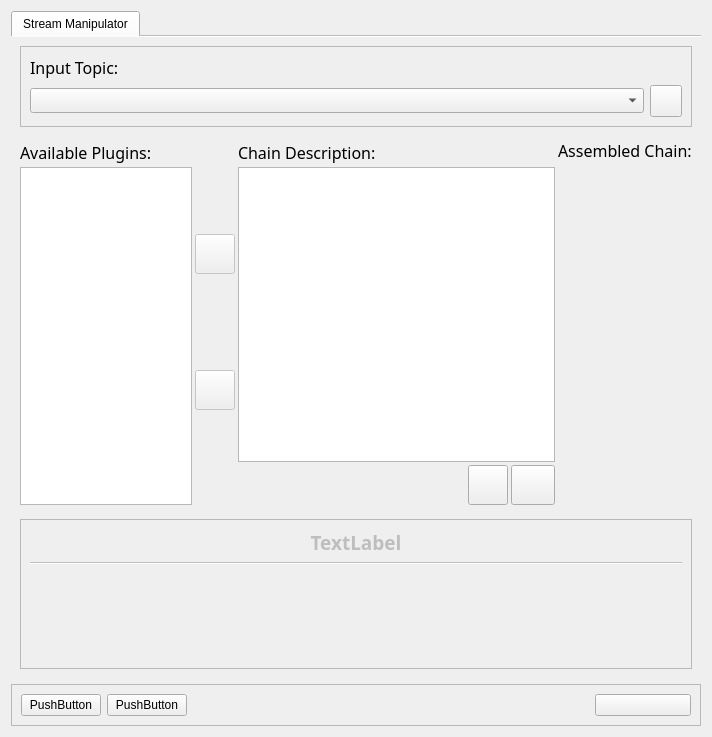
<?xml version="1.0" encoding="UTF-8"?>
<ui version="4.0">
 <class>StreamManipulatorWidget</class>
 <widget class="QWidget" name="StreamManipulatorWidget">
  <property name="enabled">
   <bool>true</bool>
  </property>
  <property name="geometry">
   <rect>
    <x>0</x>
    <y>0</y>
    <width>712</width>
    <height>737</height>
   </rect>
  </property>
  <property name="windowTitle">
   <string notr="true">Stream Manipulator 3D</string>
  </property>
  <layout class="QVBoxLayout" name="verticalLayout">
   <item>
    <widget class="QTabWidget" name="tabWidget">
     <property name="tabPosition">
      <enum>QTabWidget::North</enum>
     </property>
     <property name="tabShape">
      <enum>QTabWidget::Rounded</enum>
     </property>
     <property name="currentIndex">
      <number>0</number>
     </property>
     <property name="usesScrollButtons">
      <bool>true</bool>
     </property>
     <property name="documentMode">
      <bool>true</bool>
     </property>
     <property name="tabsClosable">
      <bool>false</bool>
     </property>
     <widget class="QWidget" name="sm3d_tab">
      <attribute name="title">
       <string>Stream Manipulator</string>
      </attribute>
      <layout class="QVBoxLayout" name="verticalLayout_2">
       <item>
        <widget class="QFrame" name="topF">
         <property name="frameShape">
          <enum>QFrame::StyledPanel</enum>
         </property>
         <property name="frameShadow">
          <enum>QFrame::Raised</enum>
         </property>
         <property name="lineWidth">
          <number>2</number>
         </property>
         <property name="midLineWidth">
          <number>2</number>
         </property>
         <layout class="QGridLayout" name="topGL">
          <item row="0" column="0">
           <widget class="QLabel" name="inputL_header">
            <property name="maximumSize">
             <size>
              <width>16777215</width>
              <height>32</height>
             </size>
            </property>
            <property name="font">
             <font>
              <family>Droid Sans</family>
              <pointsize>12</pointsize>
              <weight>50</weight>
              <bold>false</bold>
             </font>
            </property>
            <property name="text">
             <string>Input Topic:</string>
            </property>
           </widget>
          </item>
          <item row="1" column="0">
           <widget class="QComboBox" name="input_comboBox">
            <property name="font">
             <font>
              <family>Droid Sans</family>
             </font>
            </property>
            <property name="cursor">
             <cursorShape>IBeamCursor</cursorShape>
            </property>
            <property name="toolTip">
             <string>Chose input topic (all  sensor_msgs/PointCloud2 type are listed).</string>
            </property>
            <property name="editable">
             <bool>false</bool>
            </property>
            <property name="sizeAdjustPolicy">
             <enum>QComboBox::AdjustToContents</enum>
            </property>
           </widget>
          </item>
          <item row="1" column="1">
           <widget class="QPushButton" name="inputB_update">
            <property name="sizePolicy">
             <sizepolicy hsizetype="Fixed" vsizetype="Fixed">
              <horstretch>0</horstretch>
              <verstretch>0</verstretch>
             </sizepolicy>
            </property>
            <property name="minimumSize">
             <size>
              <width>32</width>
              <height>32</height>
             </size>
            </property>
            <property name="maximumSize">
             <size>
              <width>32</width>
              <height>32</height>
             </size>
            </property>
            <property name="toolTip">
             <string>Repopulate Input Topic List</string>
            </property>
            <property name="text">
             <string/>
            </property>
            <property name="icon">
             <iconset resource="../resources/resources.qrc">
              <normaloff>:/icons/refresh.png</normaloff>:/icons/refresh.png</iconset>
            </property>
            <property name="iconSize">
             <size>
              <width>32</width>
              <height>32</height>
             </size>
            </property>
           </widget>
          </item>
         </layout>
        </widget>
       </item>
       <item>
        <spacer name="spacer_top_central">
         <property name="orientation">
          <enum>Qt::Vertical</enum>
         </property>
         <property name="sizeType">
          <enum>QSizePolicy::Fixed</enum>
         </property>
         <property name="sizeHint" stdset="0">
          <size>
           <width>20</width>
           <height>8</height>
          </size>
         </property>
        </spacer>
       </item>
       <item>
        <layout class="QHBoxLayout" name="centralHL" stretch="20,1,37,2">
         <property name="spacing">
          <number>3</number>
         </property>
         <property name="sizeConstraint">
          <enum>QLayout::SetDefaultConstraint</enum>
         </property>
         <item>
          <layout class="QVBoxLayout" name="pluginVL" stretch="0,0">
           <item>
            <widget class="QLabel" name="pluginL_header">
             <property name="maximumSize">
              <size>
               <width>200</width>
               <height>16777215</height>
              </size>
             </property>
             <property name="font">
              <font>
               <family>Droid Sans</family>
               <pointsize>12</pointsize>
               <weight>50</weight>
               <bold>false</bold>
              </font>
             </property>
             <property name="text">
              <string>Available Plugins:</string>
             </property>
            </widget>
           </item>
           <item>
            <widget class="QListWidget" name="plugin_list">
             <property name="toolTip">
              <string>List of available plugins, use arrows to compose a chain description.</string>
             </property>
             <property name="editTriggers">
              <set>QAbstractItemView::NoEditTriggers</set>
             </property>
             <property name="tabKeyNavigation">
              <bool>true</bool>
             </property>
             <property name="showDropIndicator" stdset="0">
              <bool>false</bool>
             </property>
             <property name="dragEnabled">
              <bool>false</bool>
             </property>
             <property name="dragDropMode">
              <enum>QAbstractItemView::NoDragDrop</enum>
             </property>
             <property name="defaultDropAction">
              <enum>Qt::IgnoreAction</enum>
             </property>
             <property name="alternatingRowColors">
              <bool>true</bool>
             </property>
             <property name="selectionMode">
              <enum>QAbstractItemView::SingleSelection</enum>
             </property>
             <property name="selectionBehavior">
              <enum>QAbstractItemView::SelectRows</enum>
             </property>
             <property name="layoutMode">
              <enum>QListView::SinglePass</enum>
             </property>
             <property name="spacing">
              <number>1</number>
             </property>
             <property name="sortingEnabled">
              <bool>true</bool>
             </property>
            </widget>
           </item>
          </layout>
         </item>
         <item>
          <layout class="QVBoxLayout" name="controlVL">
           <item>
            <widget class="QPushButton" name="controlB_add">
             <property name="enabled">
              <bool>false</bool>
             </property>
             <property name="sizePolicy">
              <sizepolicy hsizetype="Fixed" vsizetype="Fixed">
               <horstretch>0</horstretch>
               <verstretch>0</verstretch>
              </sizepolicy>
             </property>
             <property name="minimumSize">
              <size>
               <width>40</width>
               <height>40</height>
              </size>
             </property>
             <property name="maximumSize">
              <size>
               <width>40</width>
               <height>40</height>
              </size>
             </property>
             <property name="toolTip">
              <string>Append selected Plugin to Chain Description.</string>
             </property>
             <property name="text">
              <string/>
             </property>
             <property name="icon">
              <iconset resource="../resources/resources.qrc">
               <normaloff>:/icons/left.png</normaloff>:/icons/left.png</iconset>
             </property>
             <property name="iconSize">
              <size>
               <width>32</width>
               <height>32</height>
              </size>
             </property>
            </widget>
           </item>
           <item>
            <widget class="QPushButton" name="controlB_del">
             <property name="enabled">
              <bool>false</bool>
             </property>
             <property name="sizePolicy">
              <sizepolicy hsizetype="Fixed" vsizetype="Fixed">
               <horstretch>0</horstretch>
               <verstretch>0</verstretch>
              </sizepolicy>
             </property>
             <property name="minimumSize">
              <size>
               <width>40</width>
               <height>40</height>
              </size>
             </property>
             <property name="maximumSize">
              <size>
               <width>40</width>
               <height>40</height>
              </size>
             </property>
             <property name="toolTip">
              <string>Remove selected Plugin from the Chain Description.</string>
             </property>
             <property name="text">
              <string/>
             </property>
             <property name="icon">
              <iconset resource="../resources/resources.qrc">
               <normaloff>:/icons/right.png</normaloff>:/icons/right.png</iconset>
             </property>
             <property name="iconSize">
              <size>
               <width>32</width>
               <height>32</height>
              </size>
             </property>
            </widget>
           </item>
          </layout>
         </item>
         <item>
          <layout class="QGridLayout" name="descriptionGL">
           <item row="1" column="1" colspan="3">
            <widget class="QListWidget" name="description_list">
             <property name="toolTip">
              <string>Chain of plugin description is a comma separated string of user assigned name and plugin name, i,e: &quot;MyCropbox, filters/cropbox&quot;. All user assigned names must be unique and Plugin name must exist</string>
             </property>
             <property name="tabKeyNavigation">
              <bool>true</bool>
             </property>
             <property name="dragEnabled">
              <bool>true</bool>
             </property>
             <property name="dragDropMode">
              <enum>QAbstractItemView::InternalMove</enum>
             </property>
             <property name="defaultDropAction">
              <enum>Qt::MoveAction</enum>
             </property>
             <property name="alternatingRowColors">
              <bool>true</bool>
             </property>
             <property name="selectionMode">
              <enum>QAbstractItemView::ExtendedSelection</enum>
             </property>
             <property name="selectionBehavior">
              <enum>QAbstractItemView::SelectItems</enum>
             </property>
             <property name="layoutMode">
              <enum>QListView::SinglePass</enum>
             </property>
             <property name="spacing">
              <number>2</number>
             </property>
            </widget>
           </item>
           <item row="2" column="3">
            <widget class="QPushButton" name="descriptionB_apply">
             <property name="sizePolicy">
              <sizepolicy hsizetype="Fixed" vsizetype="Fixed">
               <horstretch>0</horstretch>
               <verstretch>0</verstretch>
              </sizepolicy>
             </property>
             <property name="minimumSize">
              <size>
               <width>44</width>
               <height>40</height>
              </size>
             </property>
             <property name="maximumSize">
              <size>
               <width>44</width>
               <height>40</height>
              </size>
             </property>
             <property name="toolTip">
              <string>Read current Chain Description and assemble a Chain of Plugins.</string>
             </property>
             <property name="text">
              <string/>
             </property>
             <property name="icon">
              <iconset resource="../resources/resources.qrc">
               <normaloff>:/icons/save.png</normaloff>:/icons/save.png</iconset>
             </property>
             <property name="iconSize">
              <size>
               <width>32</width>
               <height>32</height>
              </size>
             </property>
            </widget>
           </item>
           <item row="2" column="2">
            <widget class="QPushButton" name="descriptionB_clear">
             <property name="sizePolicy">
              <sizepolicy hsizetype="Fixed" vsizetype="Fixed">
               <horstretch>0</horstretch>
               <verstretch>0</verstretch>
              </sizepolicy>
             </property>
             <property name="minimumSize">
              <size>
               <width>40</width>
               <height>40</height>
              </size>
             </property>
             <property name="maximumSize">
              <size>
               <width>40</width>
               <height>40</height>
              </size>
             </property>
             <property name="toolTip">
              <string>Clear Chain Description.</string>
             </property>
             <property name="text">
              <string/>
             </property>
             <property name="icon">
              <iconset resource="../resources/resources.qrc">
               <normaloff>:/icons/clear.png</normaloff>:/icons/clear.png</iconset>
             </property>
             <property name="iconSize">
              <size>
               <width>32</width>
               <height>32</height>
              </size>
             </property>
            </widget>
           </item>
           <item row="2" column="1">
            <spacer name="description_spacer">
             <property name="orientation">
              <enum>Qt::Horizontal</enum>
             </property>
             <property name="sizeHint" stdset="0">
              <size>
               <width>40</width>
               <height>20</height>
              </size>
             </property>
            </spacer>
           </item>
           <item row="0" column="1" colspan="3">
            <widget class="QLabel" name="descriptionL_header">
             <property name="font">
              <font>
               <family>Droid Sans</family>
               <pointsize>12</pointsize>
              </font>
             </property>
             <property name="text">
              <string>Chain Description:</string>
             </property>
            </widget>
           </item>
          </layout>
         </item>
         <item>
          <layout class="QVBoxLayout" name="chainVL">
           <item>
            <widget class="QLabel" name="chainL_header">
             <property name="maximumSize">
              <size>
               <width>200</width>
               <height>19</height>
              </size>
             </property>
             <property name="font">
              <font>
               <family>Droid Sans</family>
               <pointsize>12</pointsize>
               <weight>50</weight>
               <bold>false</bold>
              </font>
             </property>
             <property name="text">
              <string>Assembled Chain:</string>
             </property>
            </widget>
           </item>
           <item>
            <spacer name="chain_spacer">
             <property name="orientation">
              <enum>Qt::Vertical</enum>
             </property>
             <property name="sizeType">
              <enum>QSizePolicy::MinimumExpanding</enum>
             </property>
             <property name="sizeHint" stdset="0">
              <size>
               <width>10</width>
               <height>0</height>
              </size>
             </property>
            </spacer>
           </item>
          </layout>
         </item>
        </layout>
       </item>
       <item>
        <spacer name="spacer_central_bottom">
         <property name="orientation">
          <enum>Qt::Vertical</enum>
         </property>
         <property name="sizeType">
          <enum>QSizePolicy::Fixed</enum>
         </property>
         <property name="sizeHint" stdset="0">
          <size>
           <width>20</width>
           <height>8</height>
          </size>
         </property>
        </spacer>
       </item>
       <item>
        <widget class="QFrame" name="bottomF">
         <property name="enabled">
          <bool>false</bool>
         </property>
         <property name="sizePolicy">
          <sizepolicy hsizetype="Preferred" vsizetype="Expanding">
           <horstretch>0</horstretch>
           <verstretch>0</verstretch>
          </sizepolicy>
         </property>
         <property name="minimumSize">
          <size>
           <width>200</width>
           <height>100</height>
          </size>
         </property>
         <property name="maximumSize">
          <size>
           <width>16777215</width>
           <height>150</height>
          </size>
         </property>
         <property name="frameShape">
          <enum>QFrame::StyledPanel</enum>
         </property>
         <property name="frameShadow">
          <enum>QFrame::Raised</enum>
         </property>
         <property name="lineWidth">
          <number>2</number>
         </property>
         <property name="midLineWidth">
          <number>2</number>
         </property>
         <layout class="QGridLayout" name="gridLayout">
          <item row="1" column="0" colspan="2">
           <widget class="Line" name="bottom_lineSep">
            <property name="orientation">
             <enum>Qt::Horizontal</enum>
            </property>
           </widget>
          </item>
          <item row="2" column="0" colspan="2">
           <widget class="QLabel" name="bottomL_description">
            <property name="sizePolicy">
             <sizepolicy hsizetype="Preferred" vsizetype="MinimumExpanding">
              <horstretch>0</horstretch>
              <verstretch>0</verstretch>
             </sizepolicy>
            </property>
            <property name="font">
             <font>
              <family>Droid Sans</family>
              <pointsize>12</pointsize>
             </font>
            </property>
            <property name="toolTip">
             <string>Selected Plugin description</string>
            </property>
            <property name="scaledContents">
             <bool>true</bool>
            </property>
            <property name="alignment">
             <set>Qt::AlignLeading|Qt::AlignLeft|Qt::AlignTop</set>
            </property>
            <property name="wordWrap">
             <bool>true</bool>
            </property>
            <property name="buddy">
             <cstring>bottomL_description</cstring>
            </property>
           </widget>
          </item>
          <item row="0" column="0" colspan="2">
           <widget class="QLabel" name="bottomL_name">
            <property name="maximumSize">
             <size>
              <width>16777215</width>
              <height>60</height>
             </size>
            </property>
            <property name="font">
             <font>
              <family>Droid Sans</family>
              <pointsize>14</pointsize>
              <weight>75</weight>
              <bold>true</bold>
             </font>
            </property>
            <property name="toolTip">
             <string>Selected Plugin name</string>
            </property>
            <property name="text">
             <string>TextLabel</string>
            </property>
            <property name="scaledContents">
             <bool>true</bool>
            </property>
            <property name="alignment">
             <set>Qt::AlignCenter</set>
            </property>
            <property name="wordWrap">
             <bool>true</bool>
            </property>
           </widget>
          </item>
         </layout>
        </widget>
       </item>
      </layout>
     </widget>
    </widget>
   </item>
   <item>
    <widget class="QFrame" name="mainControlF">
     <property name="frameShape">
      <enum>QFrame::StyledPanel</enum>
     </property>
     <property name="frameShadow">
      <enum>QFrame::Raised</enum>
     </property>
     <property name="lineWidth">
      <number>2</number>
     </property>
     <property name="midLineWidth">
      <number>2</number>
     </property>
     <layout class="QHBoxLayout" name="horizontalLayout">
      <item>
       <widget class="QPushButton" name="mainControlB_save">
        <property name="text">
         <string>PushButton</string>
        </property>
       </widget>
      </item>
      <item>
       <widget class="QPushButton" name="mainControlB_load">
        <property name="text">
         <string>PushButton</string>
        </property>
       </widget>
      </item>
      <item>
       <spacer name="mainControlH_spacer">
        <property name="orientation">
         <enum>Qt::Horizontal</enum>
        </property>
        <property name="sizeHint" stdset="0">
         <size>
          <width>326</width>
          <height>20</height>
         </size>
        </property>
       </spacer>
      </item>
      <item>
       <widget class="QPushButton" name="mainControlB_pause_resume">
        <property name="minimumSize">
         <size>
          <width>96</width>
          <height>0</height>
         </size>
        </property>
        <property name="toolTip">
         <string>Pause / Resume all functionality</string>
        </property>
        <property name="text">
         <string/>
        </property>
        <property name="icon">
         <iconset resource="../resources/resources.qrc">
          <normaloff>:/icons/pause.png</normaloff>
          <normalon>:/icons/play.png</normalon>:/icons/pause.png</iconset>
        </property>
        <property name="iconSize">
         <size>
          <width>32</width>
          <height>32</height>
         </size>
        </property>
        <property name="checkable">
         <bool>true</bool>
        </property>
       </widget>
      </item>
     </layout>
    </widget>
   </item>
  </layout>
 </widget>
 <resources>
  <include location="../resources/resources.qrc"/>
 </resources>
 <connections/>
</ui>
